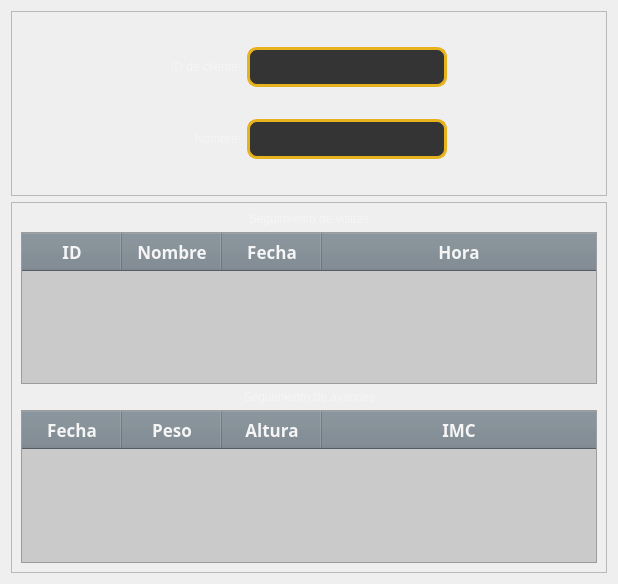
            <widget class="QWidget" name="Reusmen_2">
             <layout class="QVBoxLayout" name="verticalLayout_4" stretch="1,2">
              <item>
               <widget class="QFrame" name="frame_9">
                <property name="frameShape">
                 <enum>QFrame::StyledPanel</enum>
                </property>
                <property name="frameShadow">
                 <enum>QFrame::Raised</enum>
                </property>
                <layout class="QGridLayout" name="gridLayout_16">
                 <item row="1" column="0">
                  <spacer name="horizontalSpacer_57">
                   <property name="orientation">
                    <enum>Qt::Horizontal</enum>
                   </property>
                   <property name="sizeType">
                    <enum>QSizePolicy::Fixed</enum>
                   </property>
                   <property name="sizeHint" stdset="0">
                    <size>
                     <width>150</width>
                     <height>20</height>
                    </size>
                   </property>
                  </spacer>
                 </item>
                 <item row="0" column="0">
                  <spacer name="horizontalSpacer_58">
                   <property name="orientation">
                    <enum>Qt::Horizontal</enum>
                   </property>
                   <property name="sizeType">
                    <enum>QSizePolicy::Fixed</enum>
                   </property>
                   <property name="sizeHint" stdset="0">
                    <size>
                     <width>150</width>
                     <height>20</height>
                    </size>
                   </property>
                  </spacer>
                 </item>
                 <item row="1" column="1">
                  <widget class="QLabel" name="label_165">
                   <property name="styleSheet">
                    <string notr="true">font: 87 14pt &quot;Arial Black&quot;;
color: whitesmoke;</string>
                   </property>
                   <property name="text">
                    <string>Nombre:</string>
                   </property>
                   <property name="alignment">
                    <set>Qt::AlignRight|Qt::AlignTrailing|Qt::AlignVCenter</set>
                   </property>
                  </widget>
                 </item>
                 <item row="1" column="2">
                  <widget class="QLineEdit" name="lineEdit_46">
                   <property name="minimumSize">
                    <size>
                     <width>200</width>
                     <height>40</height>
                    </size>
                   </property>
                   <property name="styleSheet">
                    <string notr="true">background-color: #343434;
font: 87 14pt &quot;Arial Black&quot;;
color: whitesmoke;
border: 3px solid #e6b31e;
border-radius: 10px;
</string>
                   </property>
                   <property name="readOnly">
                    <bool>true</bool>
                   </property>
                  </widget>
                 </item>
                 <item row="0" column="2">
                  <widget class="QLineEdit" name="lineEdit_47">
                   <property name="minimumSize">
                    <size>
                     <width>200</width>
                     <height>40</height>
                    </size>
                   </property>
                   <property name="styleSheet">
                    <string notr="true">background-color: #343434;
font: 87 14pt &quot;Arial Black&quot;;
color: whitesmoke;
border: 3px solid #e6b31e;
border-radius: 10px;
</string>
                   </property>
                   <property name="readOnly">
                    <bool>true</bool>
                   </property>
                  </widget>
                 </item>
                 <item row="0" column="1">
                  <widget class="QLabel" name="label_166">
                   <property name="styleSheet">
                    <string notr="true">font: 87 14pt &quot;Arial Black&quot;;
color: whitesmoke;</string>
                   </property>
                   <property name="text">
                    <string>ID de cliente:</string>
                   </property>
                   <property name="alignment">
                    <set>Qt::AlignRight|Qt::AlignTrailing|Qt::AlignVCenter</set>
                   </property>
                  </widget>
                 </item>
                 <item row="0" column="3">
                  <spacer name="horizontalSpacer_59">
                   <property name="orientation">
                    <enum>Qt::Horizontal</enum>
                   </property>
                   <property name="sizeType">
                    <enum>QSizePolicy::Fixed</enum>
                   </property>
                   <property name="sizeHint" stdset="0">
                    <size>
                     <width>150</width>
                     <height>20</height>
                    </size>
                   </property>
                  </spacer>
                 </item>
                 <item row="1" column="3">
                  <spacer name="horizontalSpacer_60">
                   <property name="orientation">
                    <enum>Qt::Horizontal</enum>
                   </property>
                   <property name="sizeType">
                    <enum>QSizePolicy::Fixed</enum>
                   </property>
                   <property name="sizeHint" stdset="0">
                    <size>
                     <width>150</width>
                     <height>20</height>
                    </size>
                   </property>
                  </spacer>
                 </item>
                </layout>
               </widget>
              </item>
              <item>
               <widget class="QFrame" name="frame_10">
                <property name="frameShape">
                 <enum>QFrame::StyledPanel</enum>
                </property>
                <property name="frameShadow">
                 <enum>QFrame::Raised</enum>
                </property>
                <layout class="QGridLayout" name="gridLayout_17">
                 <item row="1" column="0">
                  <widget class="QTableWidget" name="TablaEmpleados_5">
                   <property name="font">
                    <font>
                     <family>Bahnschrift SemiBold SemiConden</family>
                     <pointsize>13</pointsize>
                     <weight>75</weight>
                     <bold>true</bold>
                    </font>
                   </property>
                   <property name="styleSheet">
                    <string notr="true">QHeaderView::section{
	padding: 5px;
	background-color: #77838d;
	border: .5px solid #034aa6;
	font: 87 13pt &quot;Arial Black&quot;;
	color: whitesmoke;

}
QTableWidget{
background-color: rgb(202, 202, 202);
}
QTableWidget::Item {
	font: 87 13pt &quot;Arial Black&quot;;
	color: #343434;
    border:  .3px solid #034aa6;
	background-color: whitesmoke;
}
</string>
                   </property>
                   <property name="dragEnabled">
                    <bool>false</bool>
                   </property>
                   <attribute name="horizontalHeaderCascadingSectionResizes">
                    <bool>false</bool>
                   </attribute>
                   <attribute name="horizontalHeaderHighlightSections">
                    <bool>false</bool>
                   </attribute>
                   <attribute name="horizontalHeaderShowSortIndicator" stdset="0">
                    <bool>false</bool>
                   </attribute>
                   <attribute name="horizontalHeaderStretchLastSection">
                    <bool>true</bool>
                   </attribute>
                   <attribute name="verticalHeaderVisible">
                    <bool>false</bool>
                   </attribute>
                   <attribute name="verticalHeaderShowSortIndicator" stdset="0">
                    <bool>false</bool>
                   </attribute>
                   <column>
                    <property name="text">
                     <string>ID</string>
                    </property>
                   </column>
                   <column>
                    <property name="text">
                     <string>Nombre</string>
                    </property>
                   </column>
                   <column>
                    <property name="text">
                     <string>Fecha</string>
                    </property>
                   </column>
                   <column>
                    <property name="text">
                     <string>Hora</string>
                    </property>
                   </column>
                  </widget>
                 </item>
                 <item row="0" column="0" alignment="Qt::AlignHCenter">
                  <widget class="QLabel" name="label_167">
                   <property name="styleSheet">
                    <string notr="true">font: 87 14pt &quot;Arial Black&quot;;
color: whitesmoke;</string>
                   </property>
                   <property name="text">
                    <string>Seguimiento de visitas</string>
                   </property>
                   <property name="alignment">
                    <set>Qt::AlignRight|Qt::AlignTrailing|Qt::AlignVCenter</set>
                   </property>
                  </widget>
                 </item>
                 <item row="2" column="0" alignment="Qt::AlignHCenter">
                  <widget class="QLabel" name="label_168">
                   <property name="styleSheet">
                    <string notr="true">font: 87 14pt &quot;Arial Black&quot;;
color: whitesmoke;</string>
                   </property>
                   <property name="text">
                    <string>Seguimiento de avances</string>
                   </property>
                   <property name="alignment">
                    <set>Qt::AlignRight|Qt::AlignTrailing|Qt::AlignVCenter</set>
                   </property>
                  </widget>
                 </item>
                 <item row="3" column="0">
                  <widget class="QTableWidget" name="TablaEmpleados_6">
                   <property name="font">
                    <font>
                     <family>Bahnschrift SemiBold SemiConden</family>
                     <pointsize>13</pointsize>
                     <weight>75</weight>
                     <bold>true</bold>
                    </font>
                   </property>
                   <property name="styleSheet">
                    <string notr="true">QHeaderView::section{
	padding: 5px;
	background-color: #77838d;
	border: .5px solid #034aa6;
	font: 87 13pt &quot;Arial Black&quot;;
	color: whitesmoke;

}
QTableWidget{
background-color: rgb(202, 202, 202);
}
QTableWidget::Item {
	font: 87 13pt &quot;Arial Black&quot;;
	color: #343434;
    border:  .3px solid #034aa6;
	background-color: whitesmoke;
}
</string>
                   </property>
                   <property name="dragEnabled">
                    <bool>false</bool>
                   </property>
                   <attribute name="horizontalHeaderCascadingSectionResizes">
                    <bool>false</bool>
                   </attribute>
                   <attribute name="horizontalHeaderHighlightSections">
                    <bool>false</bool>
                   </attribute>
                   <attribute name="horizontalHeaderShowSortIndicator" stdset="0">
                    <bool>false</bool>
                   </attribute>
                   <attribute name="horizontalHeaderStretchLastSection">
                    <bool>true</bool>
                   </attribute>
                   <attribute name="verticalHeaderVisible">
                    <bool>false</bool>
                   </attribute>
                   <attribute name="verticalHeaderShowSortIndicator" stdset="0">
                    <bool>false</bool>
                   </attribute>
                   <column>
                    <property name="text">
                     <string>Fecha</string>
                    </property>
                   </column>
                   <column>
                    <property name="text">
                     <string>Peso</string>
                    </property>
                   </column>
                   <column>
                    <property name="text">
                     <string>Altura</string>
                    </property>
                   </column>
                   <column>
                    <property name="text">
                     <string>IMC</string>
                    </property>
                   </column>
                  </widget>
                 </item>
                </layout>
               </widget>
              </item>
             </layout>
            </widget>
